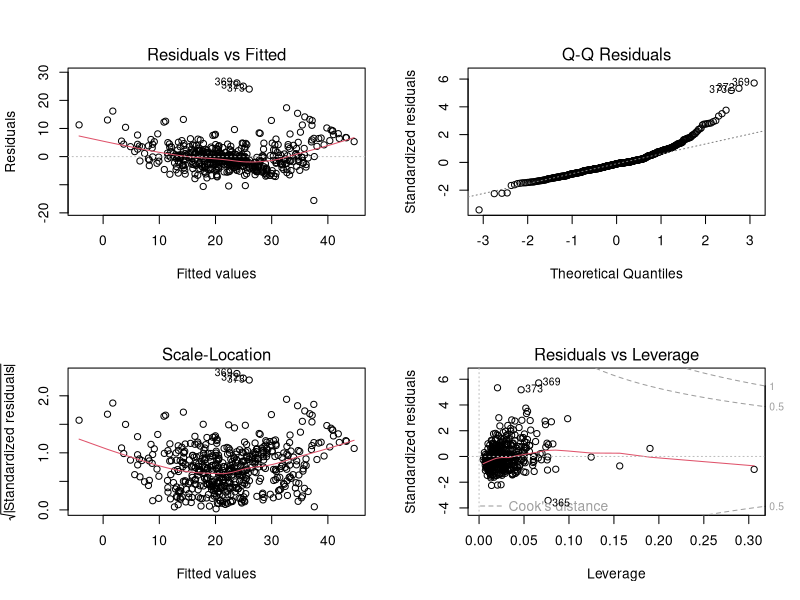

The R script that drew this image:
# Import the Boston inbuilt dataset to the R environment
install.packages("MASS")
library(MASS)
data("Boston")
head(Boston)
summary(Boston)
str(Boston)

#Fit a simple linear regression model for the response variable medv using lstat 
#independent varaiable and save as fit1
fit1 = lm(medv~lstat,data=Boston)
summary(fit1)

# Fit a multiple linear regression model for the response variable medv usinglstat 
#& black independent varaiables and save as fit2
fit2 = lm(medv~lstat + black,data=Boston)
summary(fit2)

#Fit a multiple linear regression model for the response variable medv using all 
#other independent variables and save as fit3
fit3 = lm(medv~.,data=Boston)
summary(fit3)

#Fit a multiple linear regression model for the response variable medv using
#all other independent variables except indus variable and save as fit4.
fit4 = lm(medv~.-indus,data=Boston)
summary(fit4)

# Consider the fit3 and get the following charts
#a. Residuals VS Fitted Value - shows if have non-linear patterns
#b. Normality plot of Standard Residuals - residuals are normally distributed
#c. Standardized Residuals VS Fitted Value - shows if residuals equally along the range of predictors
#d. Residuals VS Leverage - to find outliers

par(mfrow=c(2,2))
plot(fit3)

#Check the Variance Inflation Factor (VIF) and discuss the multicollinearity
#among the independent variables
install.packages("car")
library(car)
vif(fit3)

#if vif > 10 then it acts as dependent variable for some independent variable

#Split the data into train & test such that 80% will be the training data.
trainID = sample(1:nrow(Boston),round(0.8*nrow(Boston)))
train=Boston[trainID,]
test=Boston[-trainID,]

#a. Fit the full model to the train data and discuss the significance of variables.
fit=lm(medv~.,data=train)
summary(fit)
#b. Get the predictions to the test data.
y_pred = predict(fit,test)
y_actual = test$medv
#c. Find the Mean Squared Error and then find the Root Mean Squared Error
MSE = mean((y_actual-y_pred)^2)
MSE

RMSE = sqrt(MSE)
RMSE